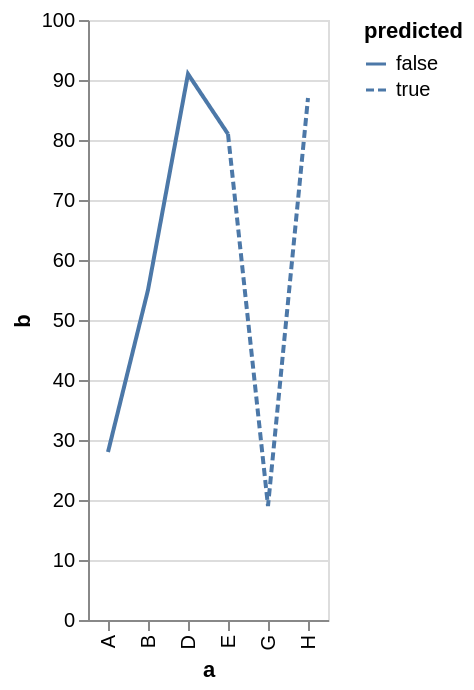

Source (Vega-Lite JSON):
### Vega-Lite specification from a JSON file in a GitHub repository (floating-point values rounded to 4 significant figures)
{"$schema": "https://vega.github.io/schema/vega-lite/v5.json", "description": "Line chart with a dashed part created by drawing multiple connecting lines. Note that the data source contains the data point at (E, 81) twice.", "data": {"values": [{"a": "A", "b": 28, "predicted": false}, {"a": "B", "b": 55, "predicted": false}, {"a": "D", "b": 91, "predicted": false}, {"a": "E", "b": 81, "predicted": false}, {"a": "E", "b": 81, "predicted": true}, {"a": "G", "b": 19, "predicted": true}, {"a": "H", "b": 87, "predicted": true}]}, "mark": "line", "encoding": {"x": {"field": "a", "type": "ordinal"}, "y": {"field": "b", "type": "quantitative"}, "strokeDash": {"field": "predicted", "type": "nominal"}}}
